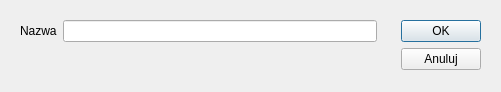
<?xml version="1.0" encoding="UTF-8"?>
<ui version="4.0">
 <class>AddEditComponentForm</class>
 <widget class="QDialog" name="AddEditComponentForm">
  <property name="geometry">
   <rect>
    <x>0</x>
    <y>0</y>
    <width>501</width>
    <height>92</height>
   </rect>
  </property>
  <property name="windowTitle">
   <string>Dodaj/edytuj wpis słownikowy</string>
  </property>
  <property name="modal">
   <bool>true</bool>
  </property>
  <layout class="QHBoxLayout" name="horizontalLayout">
   <item>
    <widget class="QWidget" name="widget" native="true">
     <layout class="QFormLayout" name="formLayout">
      <item row="0" column="0">
       <widget class="QLabel" name="label">
        <property name="text">
         <string>Nazwa</string>
        </property>
       </widget>
      </item>
      <item row="0" column="1">
       <widget class="QLineEdit" name="nameEdit"/>
      </item>
     </layout>
    </widget>
   </item>
   <item>
    <widget class="QWidget" name="widget_2" native="true">
     <layout class="QVBoxLayout" name="verticalLayout">
      <item>
       <widget class="QPushButton" name="okButton">
        <property name="text">
         <string>OK</string>
        </property>
       </widget>
      </item>
      <item>
       <widget class="QPushButton" name="cancelButton">
        <property name="text">
         <string>Anuluj</string>
        </property>
       </widget>
      </item>
      <item>
       <spacer name="verticalSpacer">
        <property name="orientation">
         <enum>Qt::Vertical</enum>
        </property>
        <property name="sizeHint" stdset="0">
         <size>
          <width>20</width>
          <height>1</height>
         </size>
        </property>
       </spacer>
      </item>
     </layout>
    </widget>
   </item>
  </layout>
 </widget>
 <resources/>
 <connections/>
</ui>
